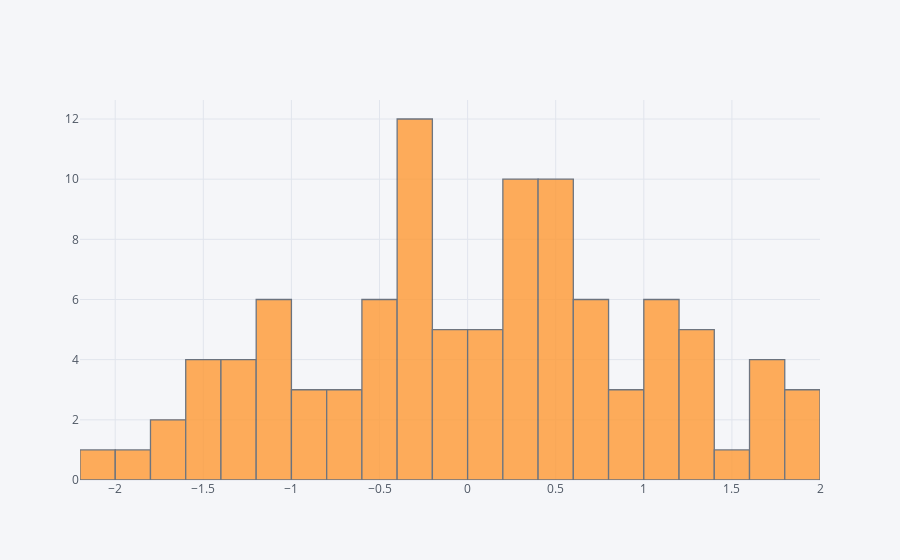

Notebook source saved alongside this figure:
### Markdown cell above
## Histograma

### Code cell
df['A'].iplot(kind='hist',bins=25)

### Figure 1 — Plotly figure (JSON) as saved in the notebook; plotly's stock layout.template omitted (floating-point values rounded to 4 significant figures)
{"data": [{"histfunc": "count", "histnorm": "", "marker": {"color": "rgba(255, 153, 51, 1.0)", "line": {"color": "#4D5663", "width": 1.3}}, "name": "A", "nbinsx": 25, "opacity": 0.8, "orientation": "v", "type": "histogram", "uid": "bd015d88-b18d-411e-98bb-d8a36ff21dd1", "x": [-0.3265, 1.104, -0.9835, 0.3228, 0.383, -0.3989, -1.091, 0.5996, 1.525, 0.03807, -1.193, -1.391, 0.2736, 0.3877, -1.864, 0.4716, 1.008, 0.4138, 0.8443, 1.015, 1.604, 1.199, 1.326, -0.6428, 1.795, 1.294, 0.7893, -1.301, -0.4812, -0.277, 0.484, -0.3448, -0.5438, -1.593, -0.2916, 1.769, -0.1257, -1.73, -0.5666, 0.4449, 0.6069, -1.094, -0.5974, 0.1713, 0.2983, -0.1728, -0.2152, -0.4831, 0.6077, -0.6821, 0.6994, 0.3125, 0.3514, 0.1221, -0.3928, 1.83, 0.4821, 0.7344, -0.2287, -0.5972, 0.6957, -0.8962, -1.323, -0.3254, -1.452, 1.932, 0.0884, -0.01143, 0.4186, -1.315, -0.2045, 0.4807, 0.51, -0.2055, -0.9413, -0.7104, 1.913, 1.201, -2.143, -1.018, 1.22, 0.1596, 0.2439, 0.2466, 1.369, 0.264, -0.05865, -1.598, 1.035, 0.8872, 0.5837, 0.8519, 1.768, 1.148, -0.1581, -1.195, -1.535, -0.2096, -1.019, -1.781]}], "layout": {"barmode": "overlay", "legend": {"bgcolor": "#F5F6F9", "font": {"color": "#4D5663"}}, "paper_bgcolor": "#F5F6F9", "plot_bgcolor": "#F5F6F9", "title": {"font": {"color": "#4D5663"}}, "xaxis": {"gridcolor": "#E1E5ED", "showgrid": true, "tickfont": {"color": "#4D5663"}, "title": {"font": {"color": "#4D5663"}, "text": ""}, "zerolinecolor": "#E1E5ED"}, "yaxis": {"gridcolor": "#E1E5ED", "showgrid": true, "tickfont": {"color": "#4D5663"}, "title": {"font": {"color": "#4D5663"}, "text": ""}, "zerolinecolor": "#E1E5ED"}}}
